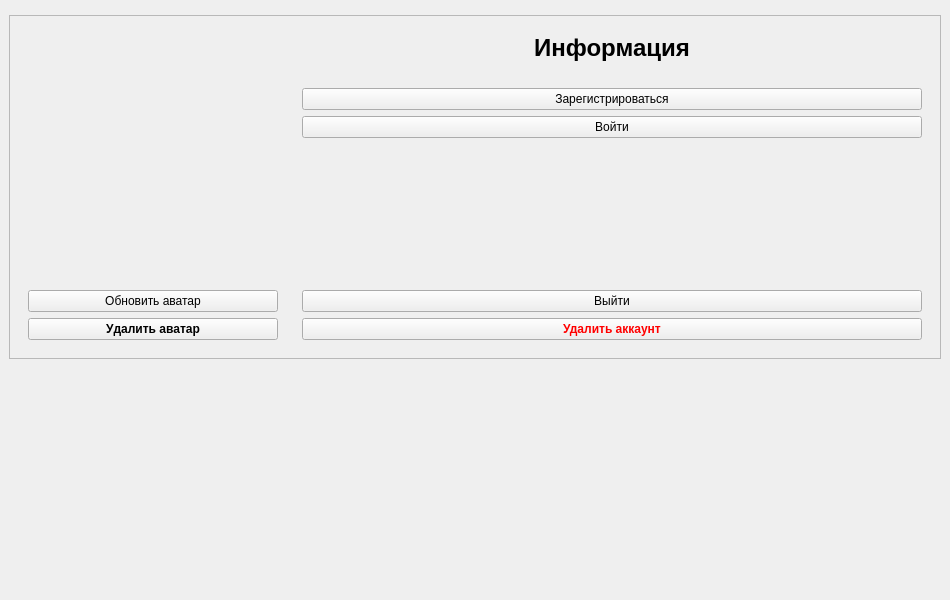
<?xml version="1.0" encoding="UTF-8"?>
<ui version="4.0">
 <class>MyPage</class>
 <widget class="QMainWindow" name="MyPage">
  <property name="geometry">
   <rect>
    <x>0</x>
    <y>0</y>
    <width>950</width>
    <height>600</height>
   </rect>
  </property>
  <property name="minimumSize">
   <size>
    <width>950</width>
    <height>600</height>
   </size>
  </property>
  <property name="windowTitle">
   <string>p2p-app</string>
  </property>
  <widget class="QWidget" name="centralwidget">
   <layout class="QVBoxLayout" name="verticalLayout">
    <property name="leftMargin">
     <number>0</number>
    </property>
    <property name="topMargin">
     <number>0</number>
    </property>
    <property name="rightMargin">
     <number>0</number>
    </property>
    <property name="bottomMargin">
     <number>0</number>
    </property>
    <item>
     <widget class="QWidget" name="widget_2" native="true"/>
    </item>
    <item>
     <widget class="QWidget" name="widget_4" native="true">
      <layout class="QVBoxLayout" name="verticalLayout_3">
       <item>
        <widget class="QFrame" name="frame">
         <property name="frameShape">
          <enum>QFrame::StyledPanel</enum>
         </property>
         <property name="frameShadow">
          <enum>QFrame::Raised</enum>
         </property>
         <layout class="QHBoxLayout" name="horizontalLayout_2">
          <item>
           <widget class="QWidget" name="widget_3" native="true">
            <property name="sizePolicy">
             <sizepolicy hsizetype="Fixed" vsizetype="Fixed">
              <horstretch>0</horstretch>
              <verstretch>0</verstretch>
             </sizepolicy>
            </property>
            <layout class="QVBoxLayout" name="verticalLayout_2">
             <item>
              <widget class="QLabel" name="label_2">
               <property name="sizePolicy">
                <sizepolicy hsizetype="Fixed" vsizetype="Fixed">
                 <horstretch>0</horstretch>
                 <verstretch>0</verstretch>
                </sizepolicy>
               </property>
               <property name="minimumSize">
                <size>
                 <width>250</width>
                 <height>250</height>
                </size>
               </property>
               <property name="baseSize">
                <size>
                 <width>0</width>
                 <height>0</height>
                </size>
               </property>
               <property name="text">
                <string/>
               </property>
              </widget>
             </item>
             <item>
              <widget class="QPushButton" name="pushButton_4">
               <property name="text">
                <string>Обновить аватар</string>
               </property>
              </widget>
             </item>
             <item>
              <widget class="QPushButton" name="pushButton_5">
               <property name="font">
                <font>
                 <bold>true</bold>
                 <strikeout>false</strikeout>
                 <kerning>false</kerning>
                </font>
               </property>
               <property name="text">
                <string>Удалить аватар</string>
               </property>
              </widget>
             </item>
            </layout>
           </widget>
          </item>
          <item>
           <widget class="QWidget" name="widget_5" native="true">
            <layout class="QVBoxLayout" name="verticalLayout_4">
             <item>
              <widget class="QLabel" name="label_3">
               <property name="font">
                <font>
                 <pointsize>18</pointsize>
                 <bold>true</bold>
                </font>
               </property>
               <property name="text">
                <string>Информация</string>
               </property>
               <property name="alignment">
                <set>Qt::AlignCenter</set>
               </property>
              </widget>
             </item>
             <item>
              <widget class="QLabel" name="label">
               <property name="text">
                <string/>
               </property>
               <property name="alignment">
                <set>Qt::AlignCenter</set>
               </property>
              </widget>
             </item>
             <item>
              <widget class="QPushButton" name="pushButton_2">
               <property name="text">
                <string>Зарегистрироваться</string>
               </property>
              </widget>
             </item>
             <item>
              <widget class="QPushButton" name="pushButton_3">
               <property name="text">
                <string>Войти</string>
               </property>
              </widget>
             </item>
             <item>
              <spacer name="verticalSpacer_3">
               <property name="orientation">
                <enum>Qt::Vertical</enum>
               </property>
               <property name="sizeHint" stdset="0">
                <size>
                 <width>20</width>
                 <height>40</height>
                </size>
               </property>
              </spacer>
             </item>
             <item>
              <widget class="QPushButton" name="pushButton">
               <property name="text">
                <string>Выйти</string>
               </property>
              </widget>
             </item>
             <item>
              <widget class="QPushButton" name="pushButton_6">
               <property name="font">
                <font>
                 <bold>true</bold>
                </font>
               </property>
               <property name="autoFillBackground">
                <bool>false</bool>
               </property>
               <property name="styleSheet">
                <string notr="true">color:red</string>
               </property>
               <property name="text">
                <string>Удалить аккаунт</string>
               </property>
              </widget>
             </item>
            </layout>
           </widget>
          </item>
         </layout>
        </widget>
       </item>
      </layout>
     </widget>
    </item>
    <item>
     <spacer name="verticalSpacer">
      <property name="orientation">
       <enum>Qt::Vertical</enum>
      </property>
      <property name="sizeHint" stdset="0">
       <size>
        <width>20</width>
        <height>40</height>
       </size>
      </property>
     </spacer>
    </item>
   </layout>
  </widget>
  <widget class="QMenuBar" name="menubar">
   <property name="geometry">
    <rect>
     <x>0</x>
     <y>0</y>
     <width>950</width>
     <height>24</height>
    </rect>
   </property>
  </widget>
 </widget>
 <resources/>
 <connections/>
</ui>
